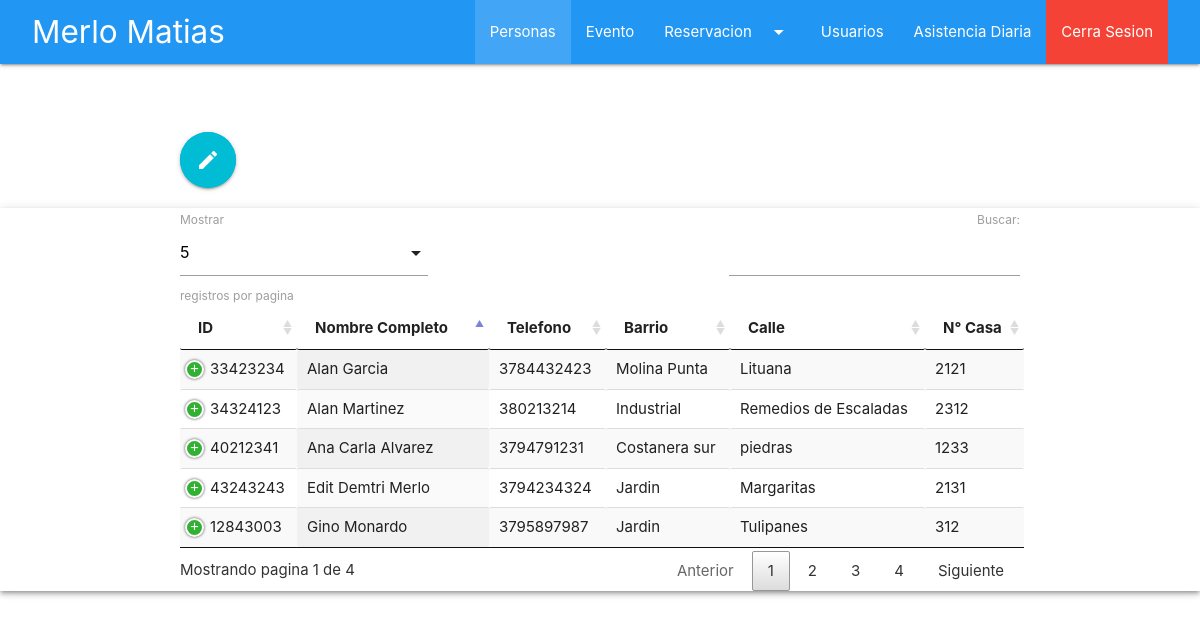
Screenshot of /personas1.php (signed in) with the database file from the repository.
### tables this page shows
CREATE TABLE `clientes` (
  `ID_CLIENTES` int(11) NOT NULL,
  `NOMBRE_COMPLETO` varchar(60) NOT NULL,
  `DNI` varchar(9) NOT NULL,
  `TELEFONO` varchar(30) NOT NULL,
  `BARRIO` varchar(30) NOT NULL,
  `CALLE` varchar(30) NOT NULL,
  `N_CASA` int(5) NOT NULL
);

### php/conexion.php (called while the page is built, shortened)
<?php
$rol = ["admin" => 3, "operador" => 4];
 ?>

### php/Personas-datos.php (called while the page is built)
<?php
require'conexion.php';
include "php/conexion.php";
   if (isset($_SESSION['username']) && isset($_SESSION['id'])) {
$sql="SELECT * FROM clientes";
$resultado = $conexion->query($sql);
 }
 else{
	header("Location: ../index.php");
};
 ?>

### personas1.php (the view, shortened to what this page needs)
<?php
   include "php/conexion.php";
   if (isset($_SESSION['username']) && isset($_SESSION['id'])) {   ?>
<!DOCTYPE html>
<html lang="es">
	<head>
		<link rel="stylesheet" href="css/jquery.dataTables.min.css">
		<link type="text/css" rel="stylesheet" href="css/materialize.min.css"  media="screen,projection"/>
		<link rel="stylesheet" type="text/css" href="css/stilo.css">
		<link rel="stylesheet" href="css/select.dataTables.min.css">
		<link rel="stylesheet" href="css/responsive.dataTables.min.css">
	</head>
		<?php if ($_SESSION['role'] == $rol['admin']||$_SESSION['role'] == $rol['operador']) {?>
	<body id="tabla_registro">
		<div class="navbar-fixed blue">
			<nav class="blue">
				<div class="nav-wrapper ">
					<a href="#!" class="brand-logo"><?=$_SESSION['name']?></a>
					<ul class="right hide-on-med-and-down">
						<li><a class="blue lighten-1" href="personas1.php">Personas</a></li>
						<li><a href="evento.php">Evento</a></li>
						<li><a class="dropdown-trigger" href="#" data-target="dropdown1">Reservacion<i class="material-icons right">arrow_drop_down</i></a></li>
						<li><a href="usuarios.php">Usuarios</a></li>
						<li><a href="visitas.php">Asistencia Diaria</a></li>
						<li><a class="red" href="php/logout.php">Cerra Sesion</a></li>
					</ul>
				</div>
			</nav>
		</div>
		<br>
		<br>
		<br>
		<div class="container">
			<div class="row">
				<a class=" btn tooltipped btn-floating btn-large cyan pulse modal-trigger blue " data-position="bottom" data-tooltip="Agregar nuevo Registro" href="#modal2"><i class="material-icons">edit</i></a>
			</div>
		</div>
		<div class="row" id="tabla_registro">
				<div class="row responsive-table  z-depth-2">
					<div class="container">
						<table class="display responsive nowrap" id="Tablasss" >
							<thead>
								<tr>
									<th>ID</th>
									<th>Nombre Completo</th>
									<th>Telefono</th>
									<th>Barrio</th>
									<th>Calle</th>
									<th>N° Casa</th>
								</tr>
							</thead>
							<tbody>
								<?php
								include 'php/Personas-datos.php';
								while ($row = mysqli_fetch_array($resultado)) {
								?>
								<tr>
									<td><?php echo $row[2]; ?></td>
									<td><?php echo $row[1]; ?></td>
									<td><?php echo $row[3]; ?></td>
									<td><?php echo $row[4]; ?></td>
									<td><?php echo $row[5]; ?></td>
									<td><?php echo $row[6]; ?></td>
								</tr>
								<?php } ?>
							</tbody>
						</table>
					</div>
				</div>
			</div>
<?php } ?>
	</body>
</html>
	<?php }else{
	header("Location: index.php");
} ?>

### css/stilo.css (style rules this page uses)
nav { padding:0px 32px; position: fixed; }

### rows the page displays
clientes: DNI "33423234", NOMBRE_COMPLETO "Alan Garcia", TELEFONO "3784432423", BARRIO "Molina Punta", CALLE "Lituana", N_CASA "2121"
clientes: DNI "40212341", NOMBRE_COMPLETO "Ana Carla Alvarez", TELEFONO "3794791231", BARRIO "Costanera sur", CALLE "piedras", N_CASA "1233"
clientes: DNI "12843003", NOMBRE_COMPLETO "Gino Monardo", TELEFONO "3795897987", BARRIO "Jardin", CALLE "Tulipanes", N_CASA "312"
clientes: DNI "43243243", NOMBRE_COMPLETO "Edit Demtri Merlo", TELEFONO "3794234324", BARRIO "Jardin", CALLE "Margaritas", N_CASA "2131"
clientes: DNI "34324123", NOMBRE_COMPLETO "Alan Martinez", TELEFONO "380213214", BARRIO "Industrial", CALLE "Remedios de Escaladas", N_CASA "2312"

### other values shown
$_SESSION['name'] "Merlo Matias"
